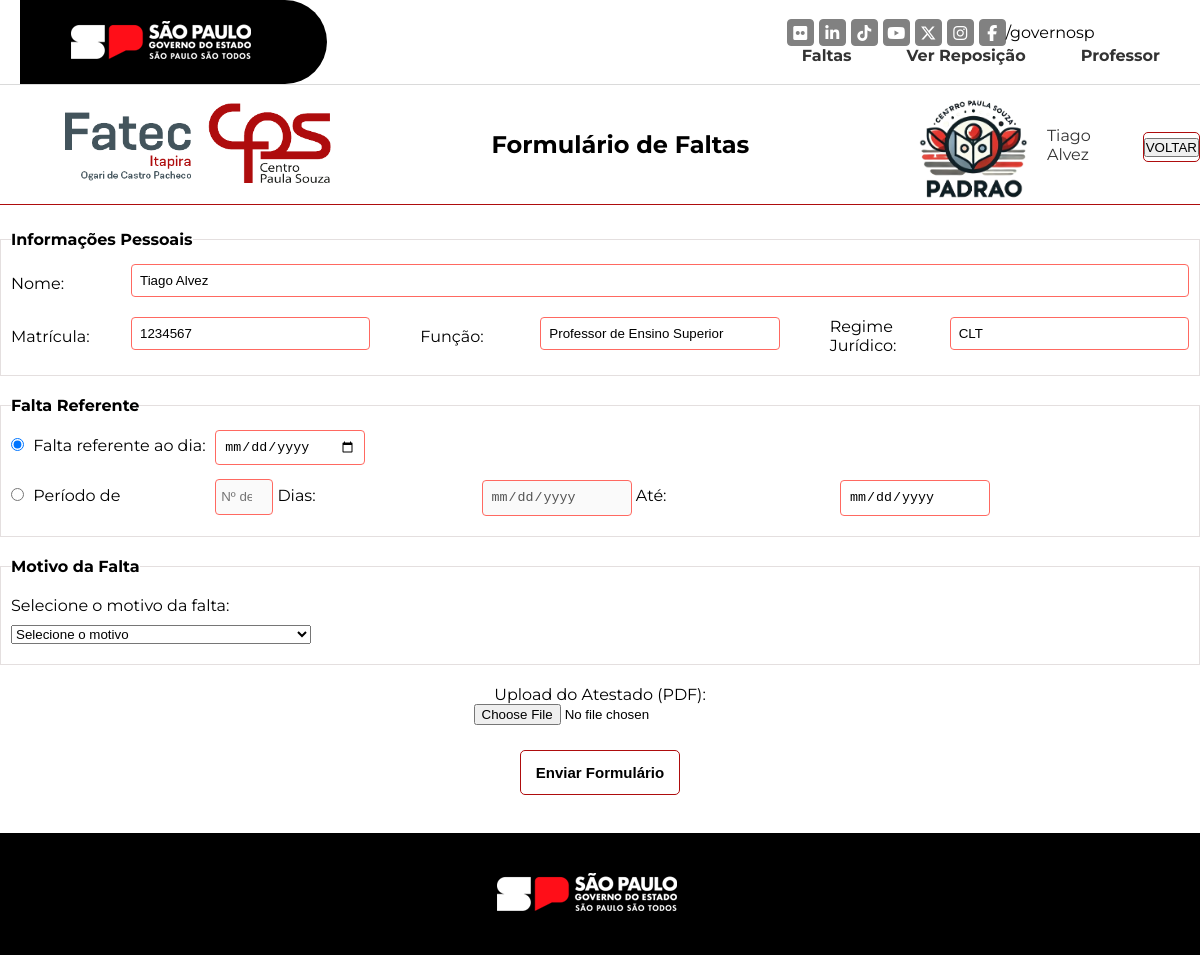
/piPADRAO/faltas.php (signed in), run on the app's committed database.
### tables this page shows
CREATE TABLE `funcionarios` (
  `idfuncionario` int NOT NULL,
  `nome` varchar(70) NOT NULL,
  `email` varchar(45) NOT NULL,
  `matricula` varchar(45) NOT NULL,
  `funcao` varchar(45) NOT NULL,
  `regime_juridico` varchar(45) DEFAULT NULL,
  `senha` varchar(255) NOT NULL
);

### piPADRAO/faltas.php (the view, shortened to what this page needs)
<?php
include 'conexao.php';
$idfuncionario = $_SESSION['idfuncionario'];
$idform_faltas = $_GET['idform_faltas'] ?? null;
$formulario = null;
$aulasExistentes = [];
try {
  $stmtFuncionario = $conn->prepare("SELECT nome, matricula, funcao, regime_juridico FROM funcionarios WHERE idfuncionario = ?");
  $stmtFuncionario->execute([$idfuncionario]);
  $funcionario = $stmtFuncionario->fetch(PDO::FETCH_ASSOC);
} catch (PDOException $e) {
  $errorMessage = "Erro ao buscar informações do funcionário: " . $e->getMessage();
} catch (Exception $e) {
  $errorMessage = $e->getMessage();
}
if ($idform_faltas && $formulario) {
  if ($formulario['datainicio'] === $formulario['datafim']) {
    $tipo_falta = 'unica';
  } else {
    $tipo_falta = 'periodo';
  }
  switch ($formulario['motivo_falta']) {
    case 'Falta Medica':
    case 'Comparecimento ao Medico':
    case 'Licenca Saude':
    case 'Licenca Maternidade':
      $motivo_falta_categoria = 'licenca-falta-medica';
      break;
    case 'falta-injustificada':
    case 'comparecimento-medico':
      $motivo_falta_categoria = 'falta-injustificada';
      break;
    case 'Falta justificada':
      $motivo_falta_categoria = 'faltas-justificadas';
      break;
    default:
      $motivo_falta_categoria = '';
  }
} else {
  $tipo_falta = $_POST['tipo_falta'] ?? 'unica';
}
?>
<!DOCTYPE html>
<html lang="pt-BR">
<head>
  <link rel="stylesheet" href="./css/faltas.css">
</head>
<body>
  <div class="container-sc">
    <div class="first-column-sc">
      <a href="#">
        <img class="logo-ita" src="img/logo-fatec_itapira.png" alt="Logo FATEC Itapira">
      </a>
      <a href="#">
        <img class="logo-cps" src="img/logo-cps.png" alt="Logo CPS">
      </a>
    </div>
    <div class="second-column-sc">
      <h2 class="title">Formulário de Faltas</h2>
    </div>
    <div class="third-column-sc">
      <img class="logo-padrao" src="img/logo-padrao.png" alt="Logo Padrão">
      <span class="bem-vindo-nome" style="margin: 0 10px; font-size: 16px; color: #333;">
        <?php echo htmlspecialchars($_SESSION['nome']); ?>
      </span>
      <a class="btn" href="home.php">
        <button type="button">VOLTAR</button>
      </a>
    </div>
  </div>
  <form method="POST" enctype="multipart/form-data">
    <fieldset class="fieldset">
      <legend>Informações Pessoais</legend>
      <div class="input-row">
        <label for="nome">Nome:</label>
        <input type="text" class="nome" name="nome" value="<?php echo htmlspecialchars($funcionario['nome']); ?>"
          readonly required>
      </div>
      <div class="input-row">
        <label for="matricula">Matrícula:</label>
        <input type="text" class="matricula" name="matricula"
          value="<?php echo htmlspecialchars($funcionario['matricula']); ?>" readonly required>
        <label for="funcao">Função:</label>
        <input type="text" class="funcao" name="funcao" value="<?php echo htmlspecialchars($funcionario['funcao']); ?>"
          readonly required>
        <label for="regime">Regime Jurídico:</label>
        <input type="text" class="regime" name="regime"
          value="<?php echo htmlspecialchars($funcionario['regime_juridico']); ?>" readonly required>
      </div>
    </fieldset>
    <fieldset class="faltas">
      <legend>Falta Referente</legend>
      <div class="radio-group">
        <label>
          <input type="radio" name="tipo_falta" value="unica" id="radio_unica"
            <?php echo ($tipo_falta === 'unica') ? 'checked' : ''; ?> onclick="togglePeriodo(false)">
          Falta referente ao dia:
        </label>
        <input type="date" class="data-falta" name="data_unica" id="data_unica"
          value="<?php echo htmlspecialchars($formulario['datainicio'] ?? ($_POST['data_unica'] ?? '')); ?>"
          <?php echo ($tipo_falta === 'periodo') ? 'disabled' : ''; ?> onchange="gerarSelecaoCursos()">
      </div>
      <div class="radio-group">
        <label>
          <input type="radio" name="tipo_falta" value="periodo" id="radio_periodo"
            <?php echo ($tipo_falta === 'periodo') ? 'checked' : ''; ?> onclick="togglePeriodo(true)">
          Período de
        </label>
        <input type="number" class="num-dias" name="num_dias" id="num_dias" min="1" max="15" placeholder="Nº de dias"
          value="<?php echo htmlspecialchars($_POST['num_dias'] ?? ($tipo_falta === 'periodo' ? count(array_unique(array_column($aulasExistentes, 'data_aula'))) : '')); ?>"
          <?php echo ($tipo_falta !== 'periodo') ? 'disabled' : ''; ?>>
        <label for="data-inicio-periodo">Dias: </label>
        <input type="date" class="data-inicio-periodo" name="data_inicio_periodo" id="data_inicio_periodo"
          value="<?php echo htmlspecialchars($formulario['datainicio'] ?? ($_POST['data_inicio_periodo'] ?? '')); ?>"
          <?php echo ($tipo_falta !== 'periodo') ? 'disabled' : ''; ?> onchange="gerarSelecaoCursosPeriodo()">
        <label for="data-fim-periodo" class="ate">Até: </label>
        <input type="date" class="data-fim-periodo" name="data_fim_periodo" id="data_fim_periodo"
          value="<?php echo htmlspecialchars($formulario['datafim'] ?? ($_POST['data_fim_periodo'] ?? '')); ?>"
          readonly>
      </div>
    </fieldset>
    <fieldset class="motivo-falta">
      <legend>Motivo da Falta</legend>
      <label for="motivo">Selecione o motivo da falta:</label>
      <select id="motivo" name="motivo_falta_categoria">
        <option value="" disabled selected>Selecione o motivo</option>
      </select>
    </fieldset>
    <div class="form-footer">
      <label for="arquivo_pdf">Upload do Atestado (PDF):</label>
      <input type="file" class="form-control" name="arquivo_pdf" accept=".pdf" id="fileInput"
        <?php echo ($idform_faltas) ? '' : 'required'; ?>>
    </div>
    <div class="form-footer">
      <button class="btn-enviar"
        type="submit"><?php echo ($idform_faltas) ? 'Atualizar Formulário' : 'Enviar Formulário'; ?></button>
    </div>
  </form>
  <br><br>
  <footer>
    <div class="containerf">
      <a href="#">
        <img src="img/logo-governo-do-estado-sp.png" alt="Logo Governo do Estado SP">
      </a>
    </div>
  </footer>
</body>
</html>

### piPADRAO/css/header.css (style rules this page uses)
header { display: flex; width: 100%; height: 85px; }
.containerh { display: flex; height: 100%; width: 100%; background-color: #fff; justify-content: space-between; align-items: center; border-bottom: 1px solid #dadada; padding: 0 20px; }
.first-columh { display: flex; align-items: center; justify-content: center; background-color: black; height: 100%; width: 307px; border-top-right-radius: 50px; border-bottom-right-radius: 50px; cursor: pointer; }
.social-media-sp { display: flex; align-items: center; margin-right: 20px; }
.list-social-media { display: flex; list-style-type: none; margin: 0; padding: 0; }
.link-social-media { margin-left: 5px; }
.item-social-media { border: 1px solid #818181; width: 27px; height: 27px; line-height: 27px; text-align: center; border-radius: 15%; color: #fff; background-color: #818181; transition: background-color 0.3s, color 0.3s; }
.container-sc { top: 0; display: flex; background-color: #fff; width: 100%; height: 120px; justify-content: space-between; align-items: center; border-bottom: 1px solid #AE0C0D; }
.first-column-sc { display: flex; align-items: center; justify-content: center; flex: 1; }
.logo-ita { height: 80px; margin-left: 65px; }
.logo-cps { height: 80px; margin-left: 15px; }
.second-column-sc { display: flex; flex: 2; flex-direction: column; justify-content: center; align-items: center; }
.title { font-family: "Montserrat", sans-serif; }
.third-column-sc { display: flex; align-items: center; justify-content: space-around; flex: 1; height: 100%; right: 0; }
.logo-padrao { height: 110px; }
.btn { border-radius: 5px; color: black; font-size: 10px; cursor: pointer; font-weight: 600; width: 60px; border: 1px solid #AE0C0D; background-color: transparent; margin-top: 5px; height: 30px; transition: background-color .3s; }
.menu { display: flex; justify-content: center; align-items: center; gap: 20px; }
.menu-list { list-style: none; margin: 0; padding: 0; display: flex; justify-content: center; gap: 15px; }
.menu-link { text-decoration: none; color: #333; padding: 10px 20px; border-radius: 5px; transition: background-color 0.3s, color 0.3s; }

### piPADRAO/faltas.php (style rules this page uses)
.radio-group { margin-bottom: 10px; }

### data on the page
funcionarios: nome "Tiago Alvez", matricula "1234567", funcao "Professor de Ensino Superior", regime "CLT"

### other printed values
$_SESSION['nome'] "Tiago Alvez"
